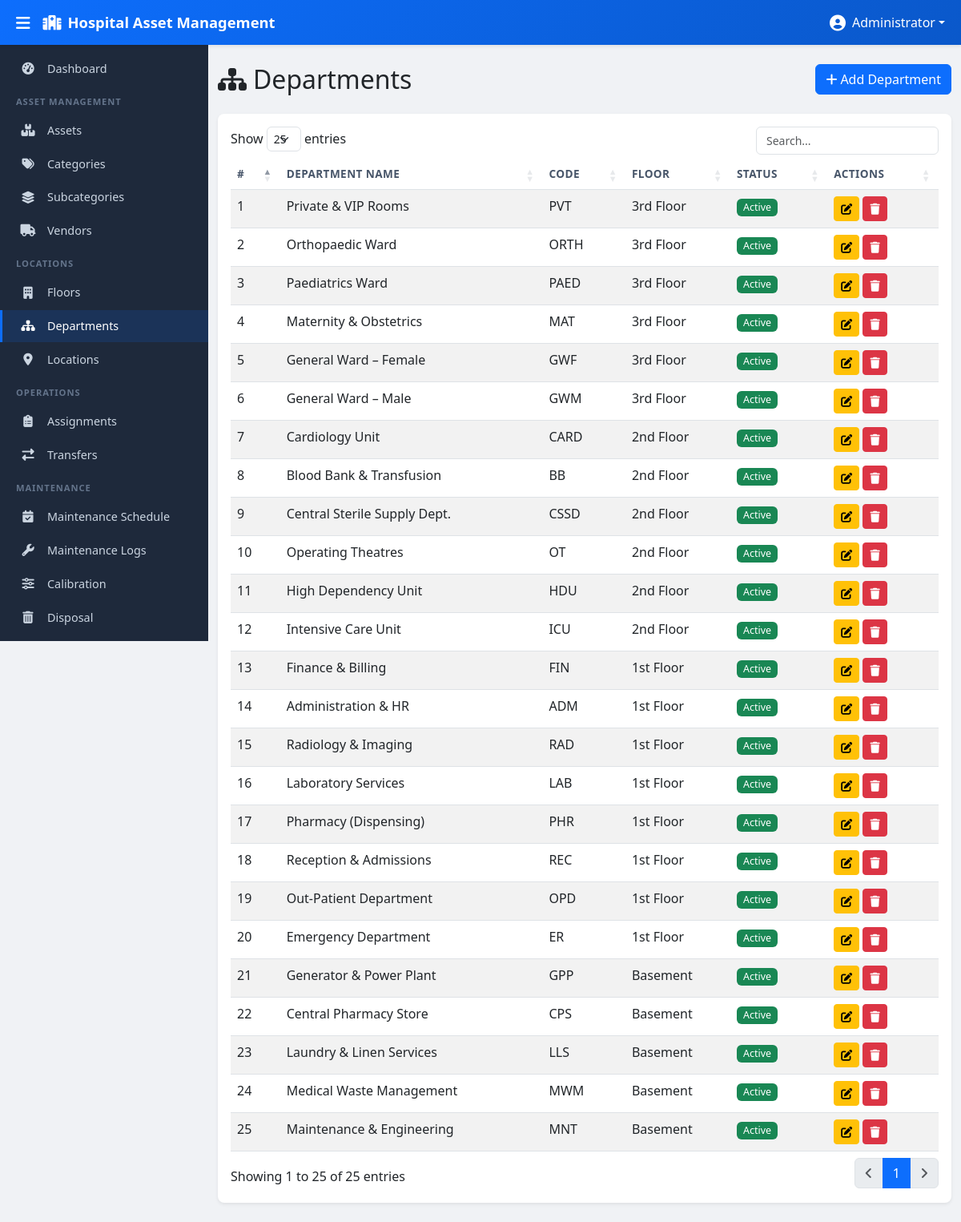
Page /modules/departments/index.php (signed in) on the committed database.
### tables this page shows
CREATE TABLE departments (
    id INT AUTO_INCREMENT PRIMARY KEY,
    department_name VARCHAR(150) NOT NULL,
    department_code VARCHAR(50),
    floor_id INT,
    description TEXT,
    status ENUM('active','inactive') DEFAULT 'active',
    is_deleted TINYINT(1) DEFAULT 0,
    created_at TIMESTAMP DEFAULT CURRENT_TIMESTAMP,
    FOREIGN KEY (floor_id) REFERENCES floors(id)
);

CREATE TABLE floors (
    id INT AUTO_INCREMENT PRIMARY KEY,
    floor_name VARCHAR(100) NOT NULL,
    floor_code VARCHAR(20),
    building VARCHAR(150),
    is_deleted TINYINT(1) DEFAULT 0,
    created_at TIMESTAMP DEFAULT CURRENT_TIMESTAMP
);

### modules/departments/index.php (the view, shortened to what this page needs)
<?php
$pdo = getDBConnection();
$stmt = $pdo->prepare("SELECT d.*, f.floor_name FROM departments d LEFT JOIN floors f ON d.floor_id = f.id WHERE d.is_deleted = 0 ORDER BY d.id DESC");
$stmt->execute();
$departments = $stmt->fetchAll();
require_once __DIR__ . '/../../views/header.php';
require_once __DIR__ . '/../../views/sidebar.php';
?>
<div class="main-content" id="mainContent">
    <div class="container-fluid py-4">
        <div class="row mb-4">
            <div class="col-12 d-flex justify-content-between align-items-center">
                <h2 class="mb-0"><i class="fas fa-sitemap me-2"></i>Departments</h2>
                <a href="create.php" class="btn btn-primary"><i class="fas fa-plus me-1"></i>Add Department</a>
            </div>
        </div>
        <div class="card shadow-sm">
            <div class="card-body">
                <table class="table table-striped table-hover datatable">
                    <thead>
                        <tr>
                            <th>#</th>
                            <th>Department Name</th>
                            <th>Code</th>
                            <th>Floor</th>
                            <th>Status</th>
                            <th>Actions</th>
                        </tr>
                    </thead>
                    <tbody>
                        <?php foreach ($departments as $index => $row): ?>
                            <tr>
                                <td><?php echo $index + 1; ?></td>
                                <td><?php echo htmlspecialchars($row['department_name'], ENT_QUOTES, 'UTF-8'); ?></td>
                                <td><?php echo htmlspecialchars($row['department_code'] ?? '', ENT_QUOTES, 'UTF-8'); ?></td>
                                <td><?php echo htmlspecialchars($row['floor_name'] ?? '', ENT_QUOTES, 'UTF-8'); ?></td>
                                <td>
                                    <?php if ($row['status'] === 'active'): ?>
                                        <span class="badge bg-success">Active</span>
                                    <?php else: ?>
                                        <span class="badge bg-secondary">Inactive</span>
                                    <?php endif; ?>
                                </td>
                                <td>
                                    <a href="edit.php?id=<?php echo $row['id']; ?>" class="btn btn-sm btn-warning"><i class="fas fa-edit"></i></a>
                                    <a href="#" class="btn btn-sm btn-danger btn-delete" data-url="delete.php?id=<?php echo $row['id']; ?>" data-name="<?php echo htmlspecialchars($row['department_name'], ENT_QUOTES, 'UTF-8'); ?>"><i class="fas fa-trash"></i></a>
                                </td>
                            </tr>
                        <?php endforeach; ?>
                    </tbody>
                </table>
            </div>
        </div>
    </div>
</div>
<?php require_once __DIR__ . '/../../views/footer.php'; ?>

### assets/css/style.css (style rules this page uses)
:root { --sidebar-width: 260px; --sidebar-collapsed-width: 0px; --topbar-height: 56px; --primary-color: #0d6efd; --primary-dark: #0a58ca; --secondary-color: #0dcaf0; --sidebar-bg: #1e293b; --sidebar-hover: #334155; --sidebar-active: #0d6efd; --sidebar-text: #cbd5e1; --sidebar-heading: #64748b; --body-bg: #f0f2f5; }
body { font-family: 'Segoe UI', Tahoma, Geneva, Verdana, sans-serif; background-color: var(--body-bg); overflow-x: hidden; }
.main-content { margin-left: var(--sidebar-width); margin-top: var(--topbar-height); min-height: calc(100vh - var(--topbar-height)); transition: margin-left 0.3s ease; }
.card { border: none; border-radius: 0.5rem; box-shadow: 0 1px 3px rgba(0, 0, 0, 0.08); }
.table th { font-weight: 600; font-size: 0.85rem; text-transform: uppercase; letter-spacing: 0.03em; color: #475569; }
.badge { font-weight: 500; font-size: 0.78rem; }

### rows in the picture
departments: department_name "Private & VIP Rooms", department_code "PVT", floor.floor_name "3rd Floor", status "Active"
departments: department_name "Orthopaedic Ward", department_code "ORTH", floor.floor_name "3rd Floor", status "Active"
departments: department_name "Paediatrics Ward", department_code "PAED", floor.floor_name "3rd Floor", status "Active"
departments: department_name "Maternity & Obstetrics", department_code "MAT", floor.floor_name "3rd Floor", status "Active"
departments: department_name "General Ward – Female", department_code "GWF", floor.floor_name "3rd Floor", status "Active"
departments: department_name "General Ward – Male", department_code "GWM", floor.floor_name "3rd Floor", status "Active"
departments: department_name "Cardiology Unit", department_code "CARD", floor.floor_name "2nd Floor", status "Active"
departments: department_name "Blood Bank & Transfusion", department_code "BB", floor.floor_name "2nd Floor", status "Active"
departments: department_name "Central Sterile Supply Dept.", department_code "CSSD", floor.floor_name "2nd Floor", status "Active"
departments: department_name "Operating Theatres", department_code "OT", floor.floor_name "2nd Floor", status "Active"
departments: department_name "High Dependency Unit", department_code "HDU", floor.floor_name "2nd Floor", status "Active"
departments: department_name "Intensive Care Unit", department_code "ICU", floor.floor_name "2nd Floor", status "Active"
departments: department_name "Finance & Billing", department_code "FIN", floor.floor_name "1st Floor", status "Active"
departments: department_name "Administration & HR", department_code "ADM", floor.floor_name "1st Floor", status "Active"
departments: department_name "Radiology & Imaging", department_code "RAD", floor.floor_name "1st Floor", status "Active"
departments: department_name "Laboratory Services", department_code "LAB", floor.floor_name "1st Floor", status "Active"
departments: department_name "Pharmacy (Dispensing)", department_code "PHR", floor.floor_name "1st Floor", status "Active"
departments: department_name "Reception & Admissions", department_code "REC", floor.floor_name "1st Floor", status "Active"
departments: department_name "Out-Patient Department", department_code "OPD", floor.floor_name "1st Floor", status "Active"
departments: department_name "Emergency Department", department_code "ER", floor.floor_name "1st Floor", status "Active"
departments: department_name "Generator & Power Plant", department_code "GPP", floor.floor_name "Basement", status "Active"
departments: department_name "Central Pharmacy Store", department_code "CPS", floor.floor_name "Basement", status "Active"
departments: department_name "Laundry & Linen Services", department_code "LLS", floor.floor_name "Basement", status "Active"
departments: department_name "Medical Waste Management", department_code "MWM", floor.floor_name "Basement", status "Active"
departments: department_name "Maintenance & Engineering", department_code "MNT", floor.floor_name "Basement", status "Active"

### other values in the picture
$_SESSION['user_name'] "Administrator"
